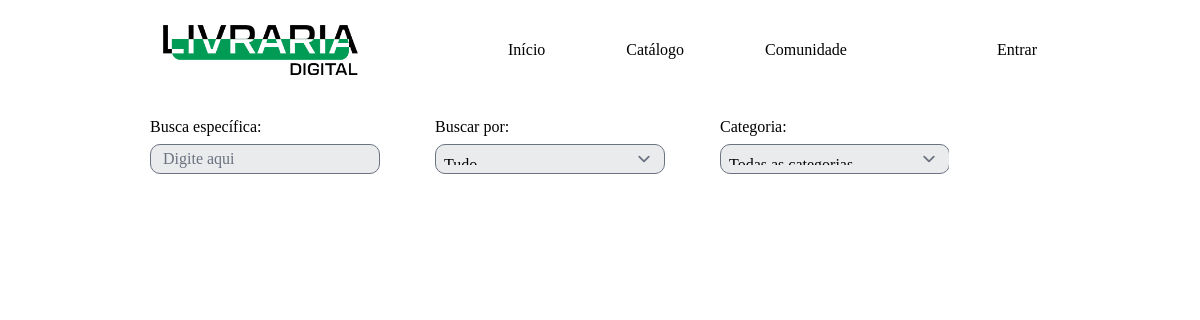
Page /catalogo.php on the earlier database version.
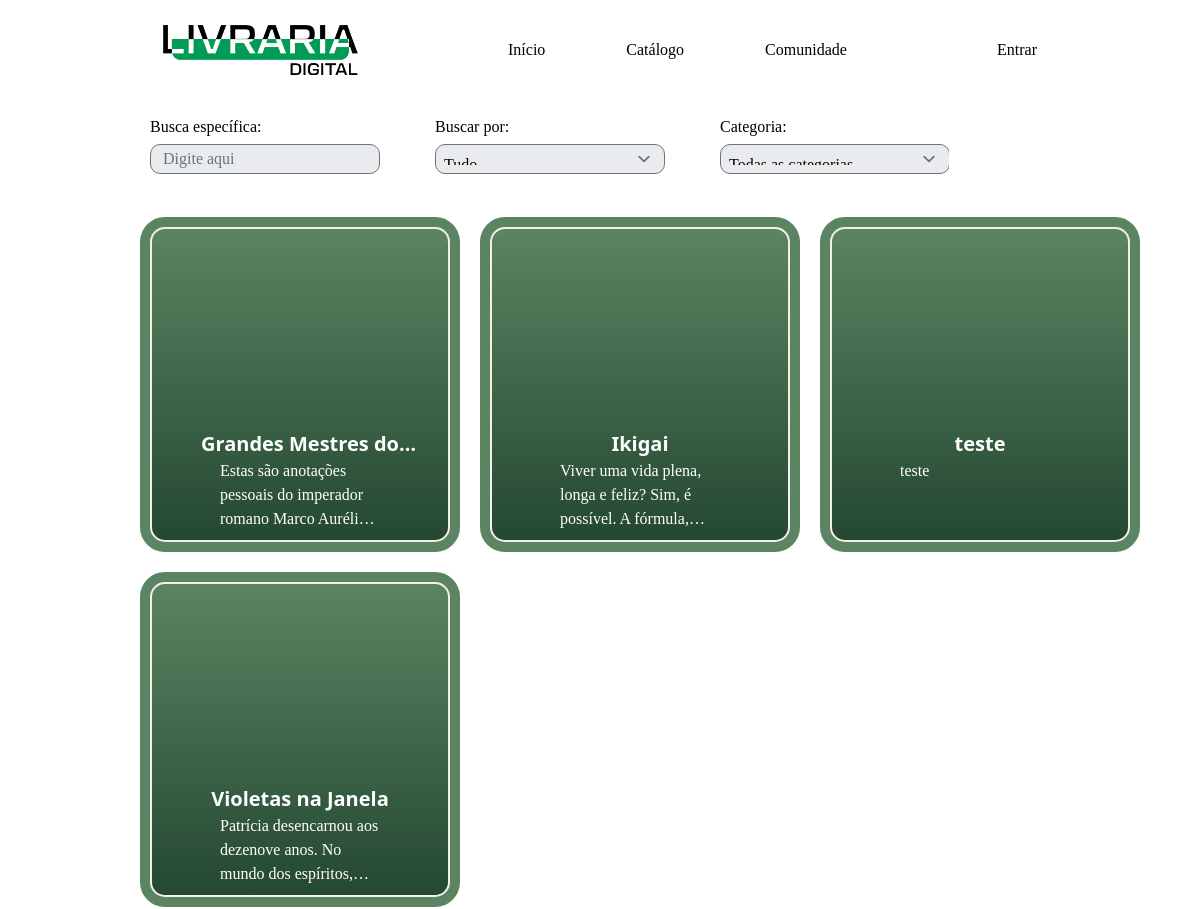
Same page on the later database version.
### tables this page shows
CREATE TABLE `tab_livros` (
  `livro_id` bigint unsigned NOT NULL AUTO_INCREMENT,
  `livro_title` varchar(50) NOT NULL,
  `livro_description` text NOT NULL,
  `livro_ano` int DEFAULT NULL,
  `livro_paginas` int DEFAULT NULL,
  `livro_image` text,
  PRIMARY KEY (`livro_id`),
  UNIQUE KEY `livro_id` (`livro_id`)
);

### catalogo.php (the view, shortened to what this page needs)
<?php
require 'header.php';
?>
<div class="container mt-[15px]">
    <form action="" method="post" class="flex catalogo container overflow-auto">
        <div>
            <label for="busca-especifica">
                Busca específica:
            </label>
            <input type="text" name="busca-especifica" id="busca-especifica" placeholder="Digite aqui"
                   class="w-[230px] h-[30px] bg-g-gray rounded-[10px] p-3">
        </div>
        <div>
            <label for="busca-por">
                Buscar por:
            </label>
            <select name="buca-por" id="busca-por" class="select-search">
                <option selected disabled hidden>Tudo</option>
            </select>
        </div>
        <div>
            <label for="busca-categoria">
                Categoria:
            </label>
            <select name="buca-categoria" id="busca-categoria" class="select-search">
                <option selected disabled hidden> Todas as categorias</option>
            </select>
        </div>
    </form>
    <div class="catalogoWrapper">
        <?php
        $sql_verify = "SELECT * FROM tab_livros ORDER BY livro_title";
        $query = $pdo->prepare($sql_verify);
        $query->execute();
        $livros = $query->fetchAll(PDO::FETCH_ASSOC);
        foreach ($livros as $livro) {
            echo '<a class="catalogo-card" href="livro.php?id=' . $livro['livro_id'] . '">';
            if(strlen($livro['livro_image']) > 0) {
                echo '<div class="cover" style="background-image:url(' . $livro['livro_image'] . ')"></div>';
            } else {
                echo '<div class="cover" style="background-image:url(src/resources/image-blank.png)"></div>';
            }
            echo '<h2 class="card-title">' . $livro['livro_title'] . '</h2>';
            echo '<p class="card-content">' . $livro['livro_description'] . '</p>';
            echo '</a>';
        }
        ?>
    </div>
</div>

### header.php (shortened to what this page needs)
<html lang="pt">
<head>
    <link href="style.css" rel="stylesheet">
    <link rel="stylesheet" href="https://use.typekit.net/axt3mgh.css">
</head>
<body>
<nav class="flex container mx-auto items-center h-[100px] relative bg-white relative">
    <img src="src/resources/LOGO.png" alt="Livraria digital logo" class="h-[50px]">
    <ul class="flex mx-auto gap-nav">
        <li><a href="index.php">Início</a></li>
        <li><a href="catalogo.php">Catálogo</a></li>
        <li><a href="/comunity">Comunidade</a></li>
    </ul>
    <?php
    if (isset($_SESSION['user'])){
        echo '<a href="logout.php">Sair</a>';
    } else {
        echo '<a href="entrar.php">Entrar</a>';
    }
    ?>
</nav>

Differences in the rows shown:
added tab_livros: livro_title "Grandes Mestres…", livro_description "Estas são anotações pessoais do imperador romano Marco…"
added tab_livros: livro_title "Ikigai", livro_description "Viver uma vida plena, longa e feliz? Sim, é possível. A…"
added tab_livros: livro_title "teste", livro_description "teste"
added tab_livros: livro_title "Violetas na Janela", livro_description "Patrícia desencarnou aos dezenove anos. No mundo dos…"
